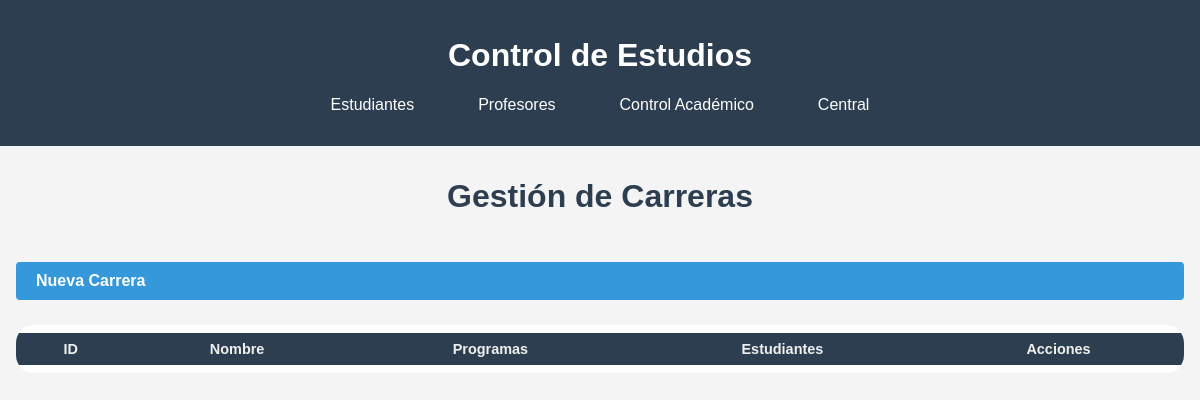
The app's page /control_academico/carreras, older data.
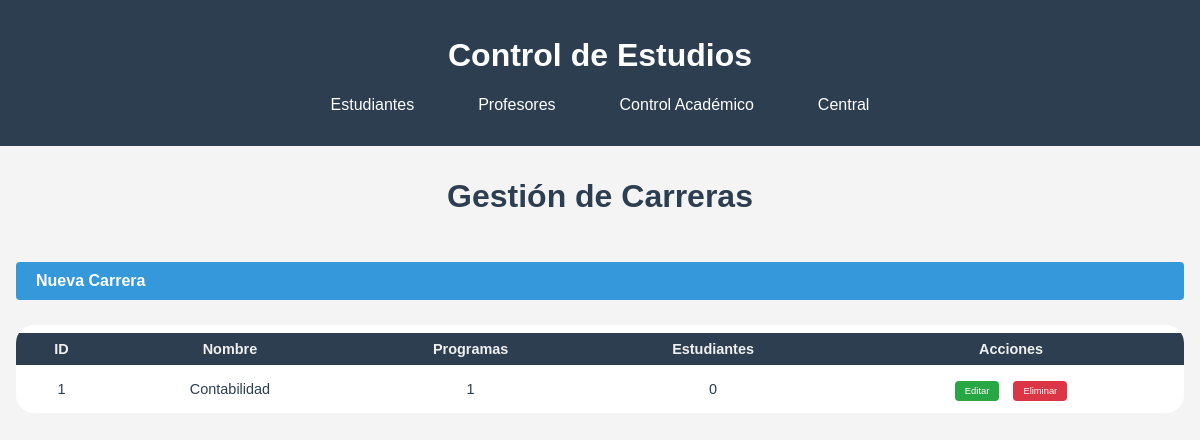
The same page, newer data.
### modulos/control_academico/models.py (models this page shows, shortened)
class Carrera(db.Model):
    __tablename__ = 'carreras'
    id = db.Column(db.Integer, primary_key=True)
    nombre = db.Column(db.String(100), nullable=False, unique=True)
    programas = db.relationship('Programa', back_populates='carrera')
    estudiantes = db.relationship('Estudiante', back_populates='carrera')

### modulos/control_academico/routes.py (the view)
@bp.route('/carreras')
def listar_carreras():
    carreras = Carrera.query.all()
    return render_template('control_academico/carreras.html', carreras=carreras)

### modulos/control_academico/templates/control_academico/carreras.html (shortened to what this page needs)
{% extends "central/base.html" %}
{% block content %}
<div class="welcome-container">
    <h1 class="titulo-estudiantes">Gestión de Carreras</h1>
    <div class="tabla-estudiantes-contenedor">
        <a href="{{ url_for('control_academico.crear_carrera') }}" class="btn-nuevo-estudiante">Nueva Carrera</a>
        <table class="tabla-estudiantes">
            <thead>
                <tr>
                    <th>ID</th>
                    <th>Nombre</th>
                    <th>Programas</th>
                    <th>Estudiantes</th>
                    <th>Acciones</th>
                </tr>
            </thead>
            <tbody>
                {% for carrera in carreras %}
                <tr>
                    <td>{{ carrera.id }}</td>
                    <td>{{ carrera.nombre }}</td>
                    <td>{{ carrera.programas|length }}</td>
                    <td>{{ carrera.estudiantes|length }}</td>
                    <td>
                        <a href="{{ url_for('control_academico.editar_carrera', id=carrera.id) }}" class="btn-accion editar">Editar</a>
                        <a href="{{ url_for('control_academico.eliminar_carrera', id=carrera.id) }}" class="btn-accion eliminar" onclick="return confirm('¿Estás seguro de que quieres eliminar esta carrera?')">Eliminar</a>
                    </td>
                </tr>
                {% endfor %}
            </tbody>
        </table>
    </div>
</div>
{% endblock %}

Row changes from the older to the newer data that the page shows:
added Carrera: id "1", nombre "Contabilidad", programas|length "1", estudiantes|length "0"
